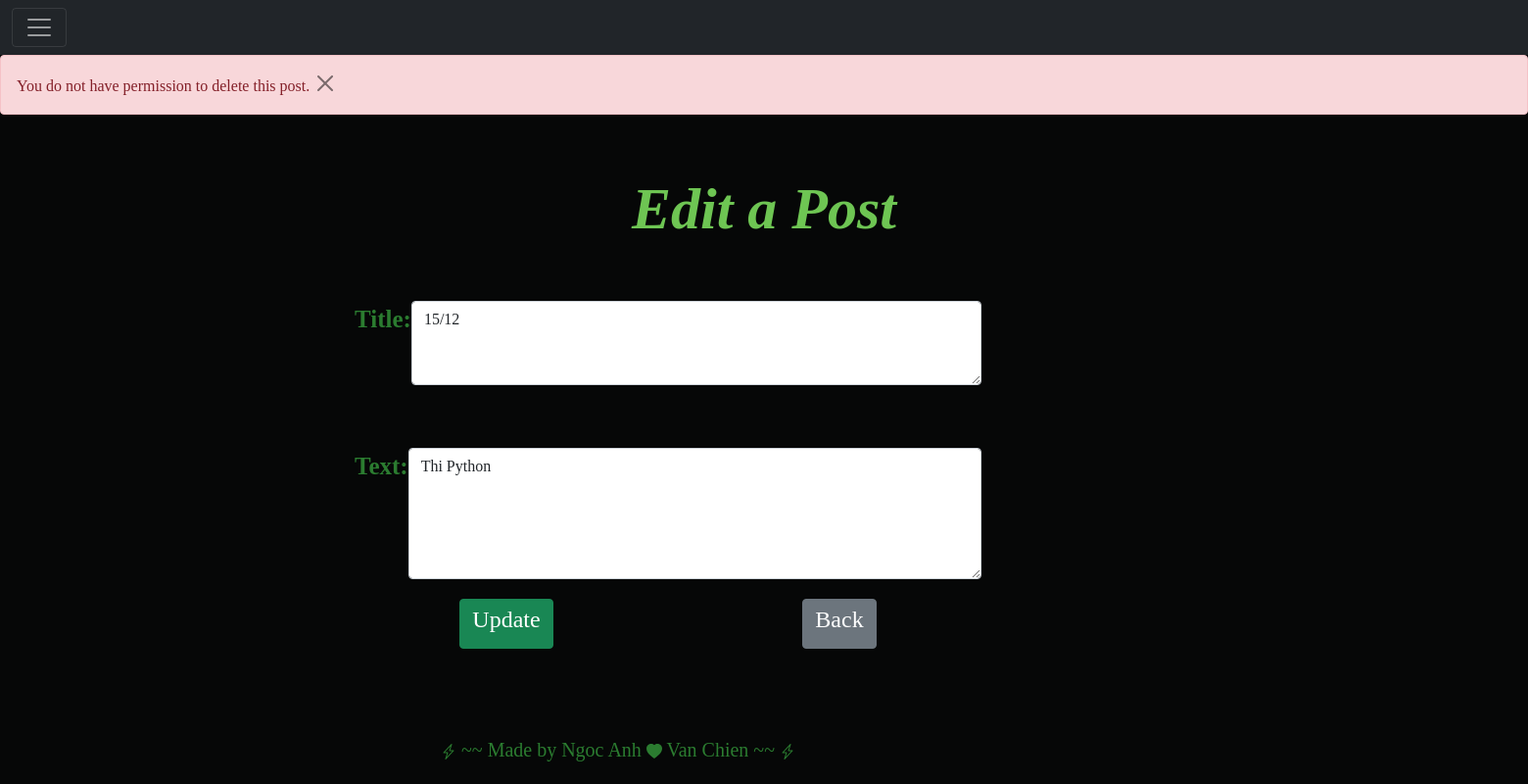
Before: /edit-post/6 (signed in) with the older database file.
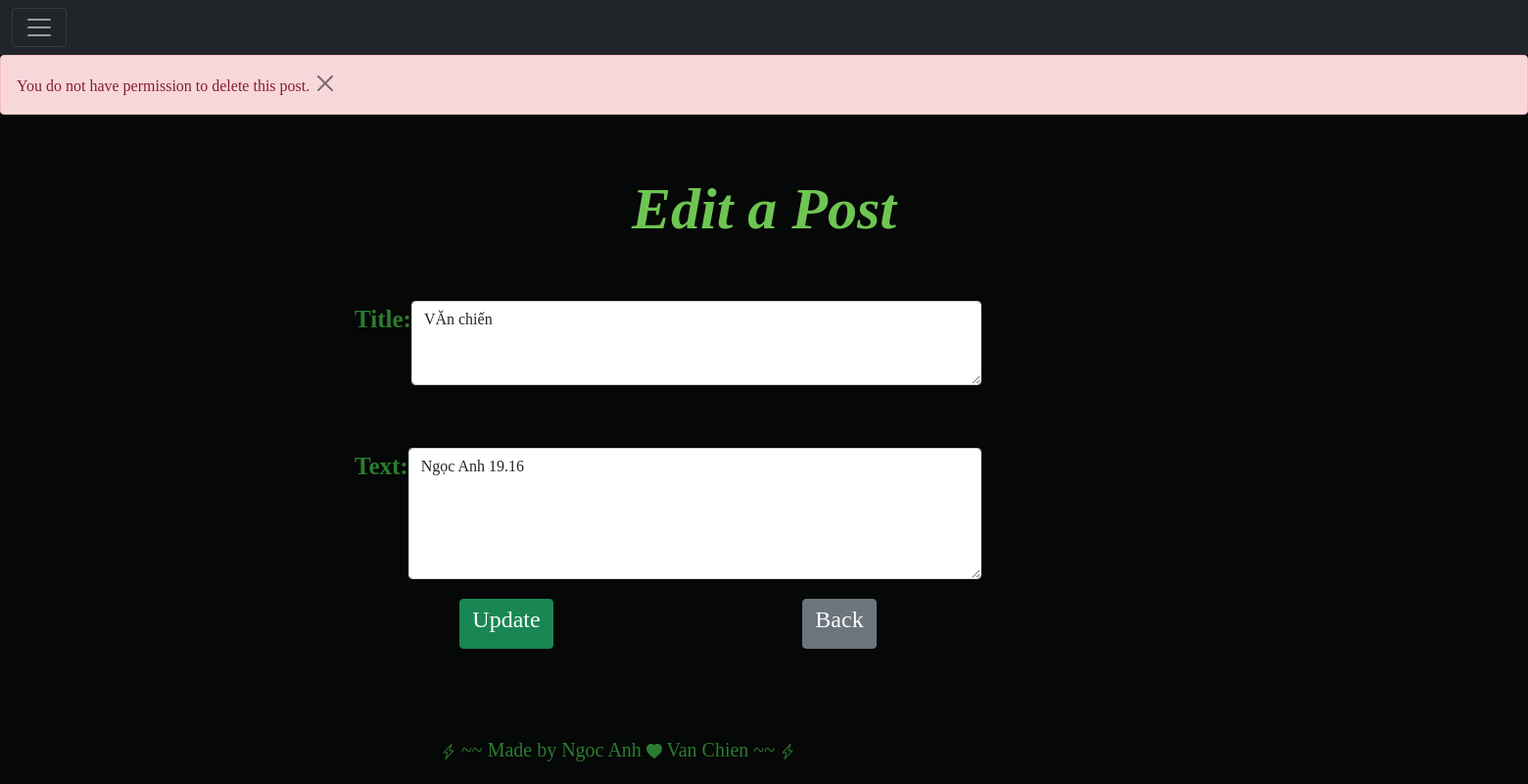
After: the same page with the newer database file.
### Website/models.py (models this page shows)
class Post(db.Model):
    id = db.Column(db.Integer, primary_key=True)
    title = db.Column(db.Text, nullable=False)
    text = db.Column(db.Text, nullable=False)
    date_created = db.Column(db.DateTime(timezone=True), default=func.now())
    author = db.Column(db.Integer, db.ForeignKey(
        'user.id', ondelete="CASCADE"), nullable=False)
    comments = db.relationship('Comment', backref='post', passive_deletes=True)
    likes = db.relationship('Like', backref='post', passive_deletes=True)

### Website/views.py (the view, shortened to what this page needs)
@views.route("/edit-post/<post_id>", methods = ['GET', 'POST'])
@login_required
def edit_post(post_id):
    post = Post.query.filter_by(id=post_id).first()
    if not post:
        flash("Post does not exist.", category='error')
    elif current_user.id != post.author:
        flash('You do not have permission to delete this post.', category='error')
    return render_template('edit_post.html', user= current_user, post= post)

### Website/__init__.py (called while the page is built)
def create_app():
    app = Flask(__name__)
    app.config['SECRET_KEY'] = "helloworld"
    app.config['SQLALCHEMY_DATABASE_URI'] = f'sqlite:///{DB_NAME}'
    db.init_app(app)
    from .views import views
    from .auth import auth
    app.register_blueprint(views, url_prefix="/")
    app.register_blueprint(auth, url_prefix="/")
    from .models import User, Post, Comment,Like,Follow
    create_database(app)
    login_manager = LoginManager()
    login_manager.login_view = "auth.login"
    login_manager.init_app(app)
    @login_manager.user_loader
    def load_user(id):
        return User.query.get(int(id))
    return app

### Website/templates/edit_post.html
{% extends "create_post.html" %}
{% block title%}
  Edit a Post
 {% endblock %}
 {% block texttitle %}
    <textarea name="title" id="title" class="form-control" rows="3">{{post.title}}</textarea>
{% endblock %}
{% block text %}
      <textarea name="text" id="text" class="form-control" rows="5">{{post.text}}</textarea>
{% endblock %}
{%block btn%}
 <button type="submit" class="btn btn-success"><h4>Update</h4></button>
 {%endblock%}

Changed rows visible on the page:
changed Post: title "15/12" → "VĂn chiến"; text "Thi Python" → "Ngọc Anh 19.16"
